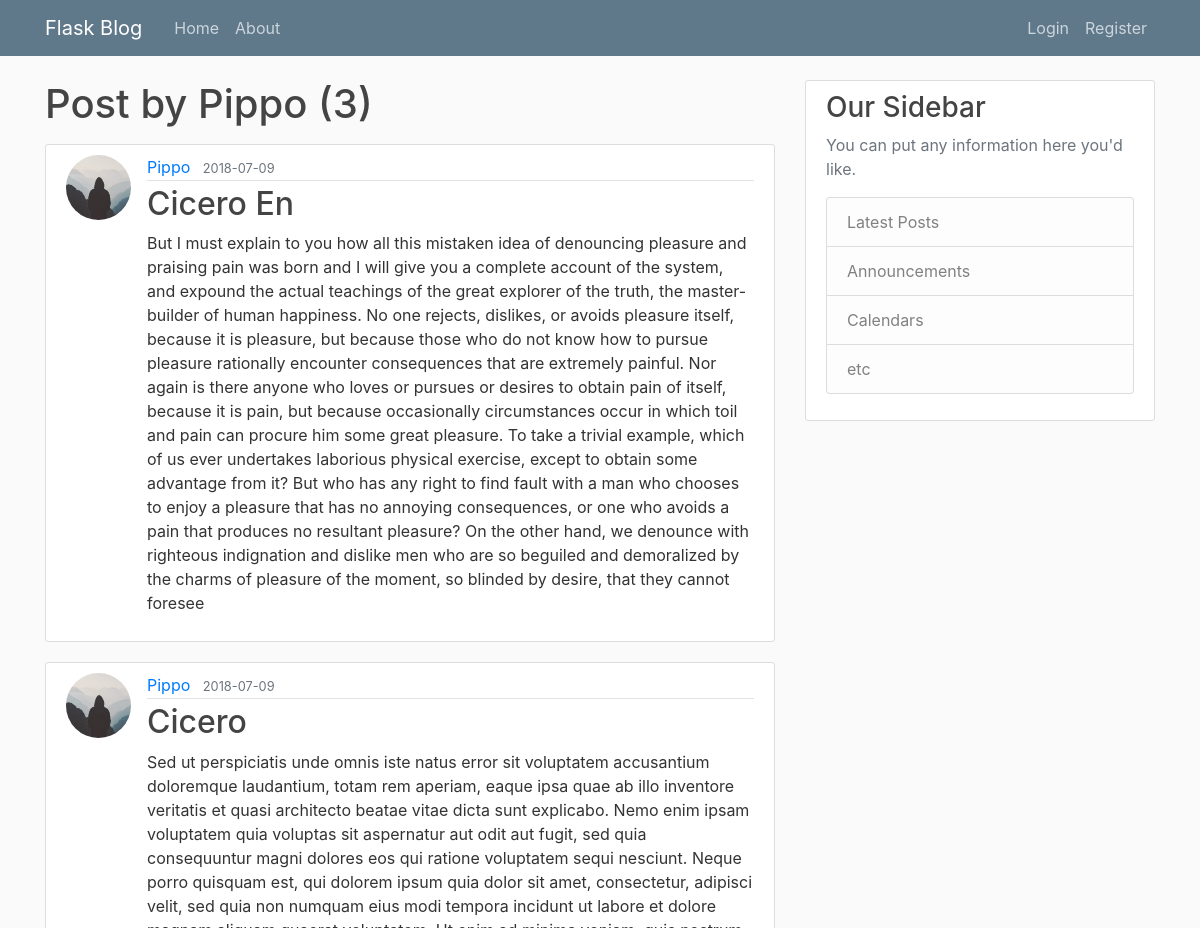
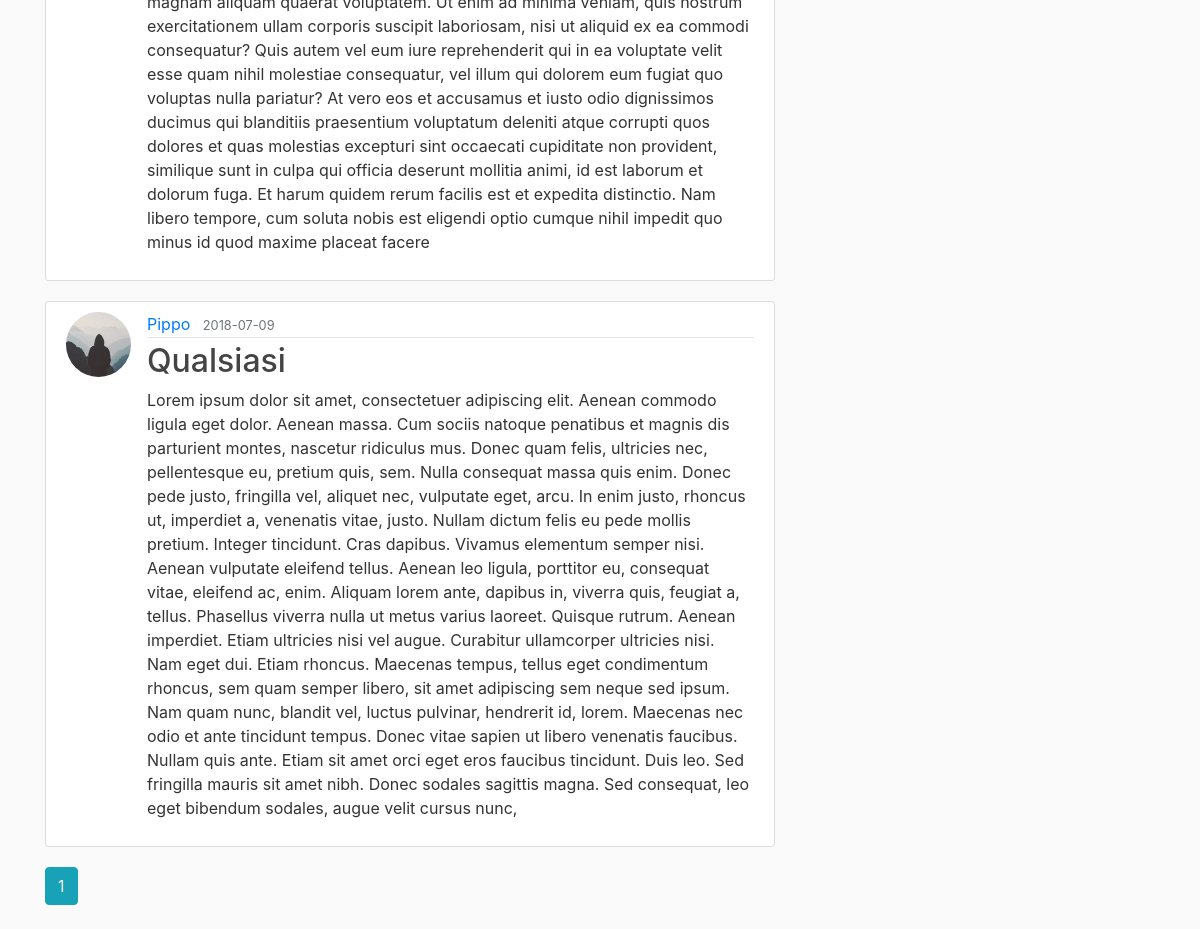
The app's page /user/Pippo with its own data (2 pictures, top to bottom).
### flaskblog/models.py (models this page shows, shortened)
class User(db.Model, UserMixin):
    id = db.Column(db.Integer, primary_key = True)
    username = db.Column(db.String(20), unique = True, nullable = False)
    email = db.Column(db.String(120), unique=True, nullable=False)
    image_file = db.Column(db.String(20), nullable=False, default='default.jpg')
    password = db.Column(db.String(60), nullable = False)
    posts = db.relationship('Post', backref='author', lazy=True)

class Post(db.Model):
    id = db.Column(db.Integer, primary_key=True)
    title = db.Column(db.String(100), nullable=False)
    date_posted = db.Column(db.DateTime, nullable=False, default=datetime.utcnow)
    content = db.Column(db.Text, nullable = False)
    user_id = db.Column(db.Integer, db.ForeignKey('user.id'), nullable=False)

### flaskblog/users/routes.py (the view)
@users.route("/user/<string:username>")
def user_posts(username):
    page = request.args.get('page', 1, type=int)
    user = User.query.filter_by(username=username).first_or_404()
    posts = Post.query.filter_by(author=user)\
        .order_by(Post.date_posted.desc())\
        .paginate(page=page, per_page=5)
    print posts
    return render_template("user_post.html", posts=posts, user=user)

### flaskblog/templates/user_post.html
{% extends "layout.html" %}
{% block content %}
    <h1 class="mb-3">Post by {{ user.username }} ({{ posts.total }})</h1>
    {% for post in posts.items %}
        <article class="media content-section">
          <img src="{{ url_for('static', filename='profile_pics/' + post.author.image_file) }}" class="rounded-circle article-img">
          <div class="media-body">
            <div class="article-metadata">
              <a class="mr-2" href="{{ url_for('users.user_posts', username=post.author.username) }}">{{ post.author.username }}</a>
              <small class="text-muted">{{ post.date_posted.strftime('%Y-%m-%d') }}</small>
            </div>
            <h2><a class="article-title" href="{{ url_for('posts.post', post_id=post.id) }}">{{ post.title }}</a></h2>
            <p class="article-content">{{ post.content }}</p>
          </div>
        </article>
    {% endfor %}
    {% for page_num in posts.iter_pages(left_edge=1, right_edge=1, left_current=1, right_current=2) %}
        {% if page_num %}
            {% if posts.page == page_num %}
                <a class="btn btn-info mb-4" href="{{ url_for('users.user_posts', username=user.username, page=page_num) }}">{{ page_num }}</a>
            {% else %}
                <a class="btn btn-outline-info mb-4" href="{{ url_for('users.user_posts', username=user.username, page=page_num) }}">{{ page_num }}</a>
            {% endif %}
        {% else %}
            ...
        {% endif %}
    {% endfor %}
{% endblock content %}

### flaskblog/static/main.css (style rules this page uses)
body { background: #fafafa; color: #333333; margin-top: 5rem; }
h1, h2, h3, h4, h5, h6 { color: #444444; }
.content-section { background: #ffffff; padding: 10px 20px; border: 1px solid #dddddd; border-radius: 3px; margin-bottom: 20px; }
.article-title { color: #444444; }
.article-content { white-space: pre-line; }
.article-img { height: 65px; width: 65px; margin-right: 16px; }
.article-metadata { padding-bottom: 1px; margin-bottom: 4px; border-bottom: 1px solid #e3e3e3 }

### records on screen
User: username "Pippo"
Post: image_file (placeholder picture), author.username "Pippo", date_posted "2018-07-09", title "Cicero En", content "But I must explain to you how all this mistaken idea of denouncing pleasure and praising pain was born and I will give you a complete account of the system, and expound the actual teachings of the great explorer of the truth, the master-builder of human happiness. No one rejects, dislikes, or avoids pleasure itself, because it is pleasure, but because those who do not know how to pursue pleasure rationally encounter consequences that are extremely painful. Nor again is there anyone who loves or pursues or desires to obtain pain of itself, because it is pain, but because occasionally circumstances occur in which toil and pain can procure him some great pleasure. To take a trivial example,…"
Post: image_file (placeholder picture), author.username "Pippo", date_posted "2018-07-09", title "Cicero", content "Sed ut perspiciatis unde omnis iste natus error sit voluptatem accusantium doloremque laudantium, totam rem aperiam, eaque ipsa quae ab illo inventore veritatis et quasi architecto beatae vitae dicta sunt explicabo. Nemo enim ipsam voluptatem quia voluptas sit aspernatur aut odit aut fugit, sed quia consequuntur magni dolores eos qui ratione voluptatem sequi nesciunt. Neque porro quisquam est, qui dolorem ipsum quia dolor sit amet, consectetur, adipisci velit, sed quia non numquam eius modi tempora incidunt ut labore et dolore magnam aliquam quaerat voluptatem. Ut enim ad minima veniam, quis nostrum exercitationem ullam corporis suscipit laboriosam, nisi ut aliquid ex ea commodi…"
Post: image_file (placeholder picture), author.username "Pippo", date_posted "2018-07-09", title "Qualsiasi", content "Lorem ipsum dolor sit amet, consectetuer adipiscing elit. Aenean commodo ligula eget dolor. Aenean massa. Cum sociis natoque penatibus et magnis dis parturient montes, nascetur ridiculus mus. Donec quam felis, ultricies nec, pellentesque eu, pretium quis, sem. Nulla consequat massa quis enim. Donec pede justo, fringilla vel, aliquet nec, vulputate eget, arcu. In enim justo, rhoncus ut, imperdiet a, venenatis vitae, justo. Nullam dictum felis eu pede mollis pretium. Integer tincidunt. Cras dapibus. Vivamus elementum semper nisi. Aenean vulputate eleifend tellus. Aenean leo ligula, porttitor eu, consequat vitae, eleifend ac, enim. Aliquam lorem ante, dapibus in, viverra quis, feugiat a,…"

### other values on screen
{{ posts.total }} "3"
{{ page_num }} "1"
